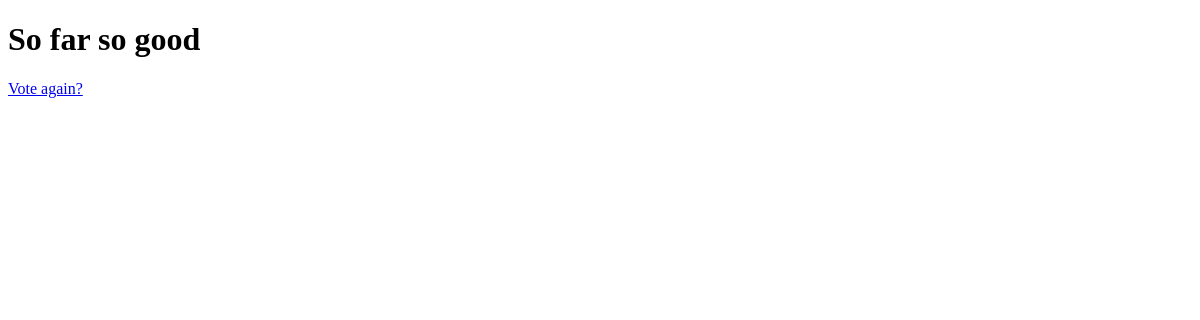
The page /polls/2/results/ on the database as committed earlier.
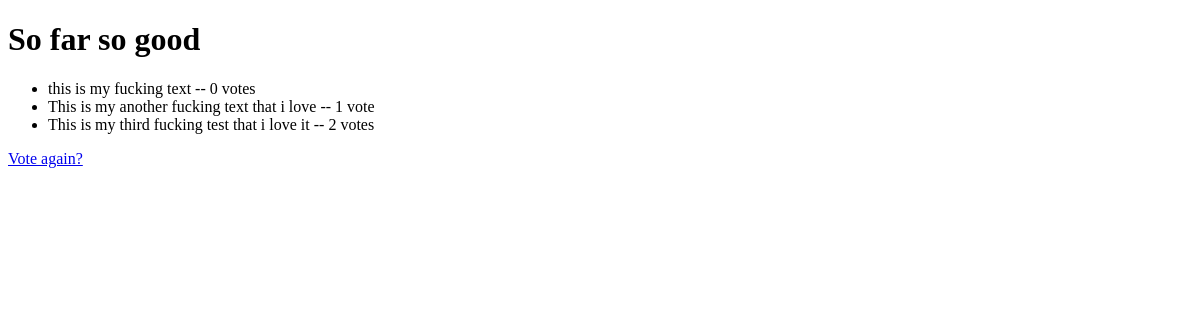
The same page on the database as committed later.
### polls/models.py (models this page shows, shortened)
class Question(models.Model):
    question_text = models.CharField(max_length=200)
    pub_date = models.DateTimeField('date published')

class Choice(models.Model):
    question = models.ForeignKey(Question, on_delete=models.CASCADE)
    choice_text=models.CharField(max_length=200)
    votes = models.IntegerField(default=0)

### polls/views.py (the view)
# urls.py: path('<int:pk>/results/', views.ResultsView.as_view(), name='results')
class ResultsView(generic.DetailView):
    model = Question
    template_name = "polls/results.html"

### polls/templates/polls/results.html (shortened to what this page needs)
<!DOCTYPE html>
<html lang="en">
<head>
</head>
<body>
    <h1>{{ question.question_text }}</h1>
    <ul>
        {% for choice in question.choice_set.all %}
        <li>{{ choice.choice_text }} -- {{ choice.votes }} vote{{ choice.votes|pluralize }}</li>
        {% endfor %}
    </ul>
    <a href="{% url 'polls:detail' question.id %}">Vote again?</a>
</body>
</html>

Rows that differ between the two databases and show on the page:
added Choice: choice_text "this is my fucking text", votes "0"
added Choice: choice_text "This is my another fucking text that i love", votes "1"
added Choice: choice_text "This is my third fucking test that i love it", votes "2"
